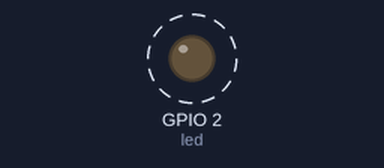
This program was run on a simulated ESP32 board running MicroPython. On the bench: output pins drawn as LEDs (lit = HIGH). Dashed ring = blinking. What the program prints to the serial console is not drawn.

Above: at 0.05 s.
Timing chart, 0 to 3.0 s (numbered marks = the images above):
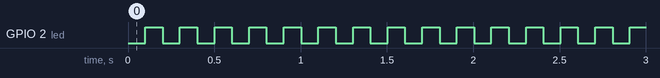

The program:

led_blink.py
```python
from machine import Pin
from time import sleep

led = Pin(2,Pin.OUT)
led_state = True

while True:
    led_state=not led_state
    led.value(led_state)
    print("LED Turned on" if led_state else "LED turned OFF")
    sleep(0.1)
```

Measured:
- by itself, GPIO 2 (led): alternates HIGH for 0.10 s and LOW for 0.10 s
